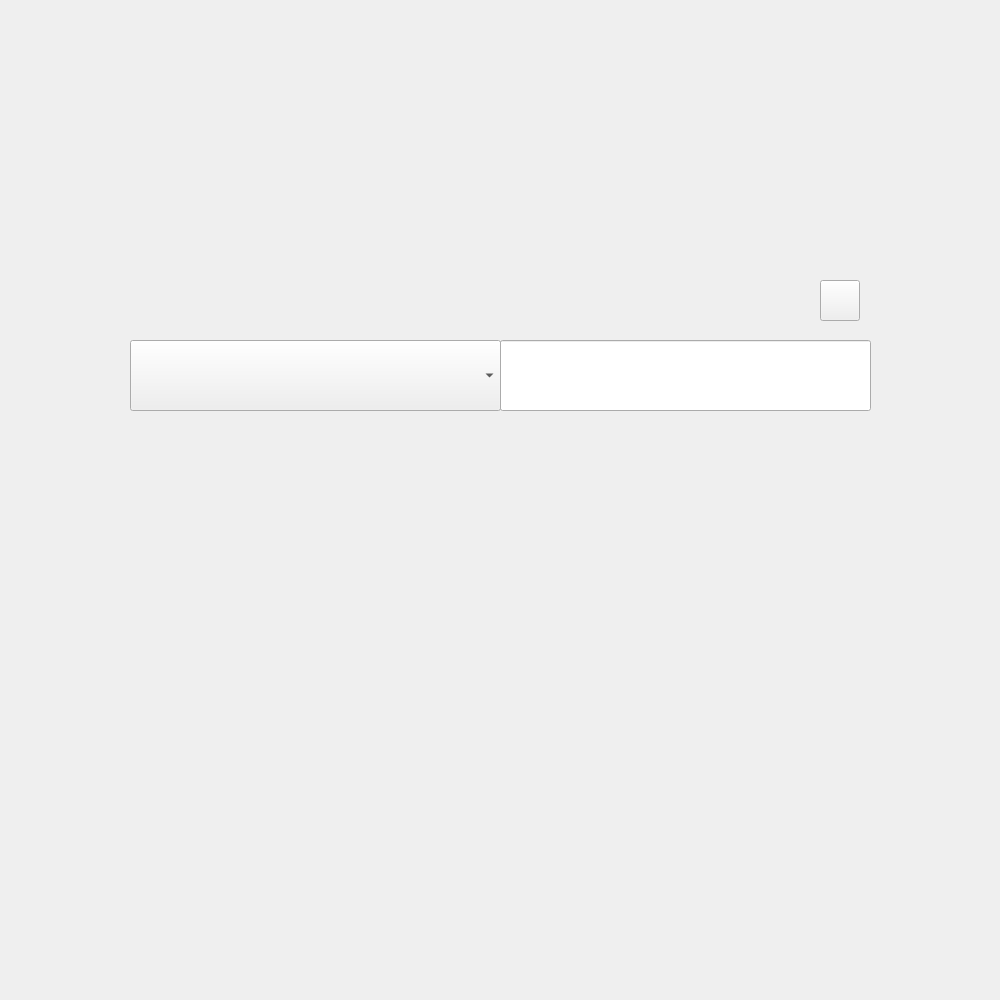
<?xml version="1.0" encoding="UTF-8"?>
<ui version="4.0">
 <class>Form</class>
 <widget class="QWidget" name="Form">
  <property name="geometry">
   <rect>
    <x>0</x>
    <y>0</y>
    <width>1000</width>
    <height>1000</height>
   </rect>
  </property>
  <property name="minimumSize">
   <size>
    <width>1000</width>
    <height>1000</height>
   </size>
  </property>
  <property name="maximumSize">
   <size>
    <width>1000</width>
    <height>1000</height>
   </size>
  </property>
  <property name="windowTitle">
   <string>OMAKASE</string>
  </property>
  <property name="windowIcon">
   <iconset>
    <normaloff>icon.ico</normaloff>icon.ico</iconset>
  </property>
  <property name="layoutDirection">
   <enum>Qt::LeftToRight</enum>
  </property>
  <property name="autoFillBackground">
   <bool>false</bool>
  </property>
  <property name="styleSheet">
   <string notr="true"/>
  </property>
  <widget class="QComboBox" name="comboBox">
   <property name="geometry">
    <rect>
     <x>130</x>
     <y>340</y>
     <width>371</width>
     <height>71</height>
    </rect>
   </property>
   <property name="font">
    <font>
     <pointsize>16</pointsize>
    </font>
   </property>
  </widget>
  <widget class="QLineEdit" name="le_keyword">
   <property name="geometry">
    <rect>
     <x>500</x>
     <y>340</y>
     <width>371</width>
     <height>71</height>
    </rect>
   </property>
   <property name="font">
    <font>
     <pointsize>15</pointsize>
    </font>
   </property>
  </widget>
  <widget class="QPushButton" name="btn_recommendation">
   <property name="geometry">
    <rect>
     <x>820</x>
     <y>280</y>
     <width>40</width>
     <height>41</height>
    </rect>
   </property>
   <property name="font">
    <font>
     <pointsize>25</pointsize>
    </font>
   </property>
   <property name="text">
    <string/>
   </property>
   <property name="icon">
    <iconset>
     <normaloff>ring.ico</normaloff>ring.ico</iconset>
   </property>
   <property name="iconSize">
    <size>
     <width>40</width>
     <height>40</height>
    </size>
   </property>
  </widget>
  <widget class="QLabel" name="lbl_recommendation">
   <property name="geometry">
    <rect>
     <x>130</x>
     <y>480</y>
     <width>741</width>
     <height>431</height>
    </rect>
   </property>
   <property name="font">
    <font>
     <pointsize>24</pointsize>
    </font>
   </property>
   <property name="text">
    <string/>
   </property>
   <property name="alignment">
    <set>Qt::AlignCenter</set>
   </property>
  </widget>
  <widget class="QLabel" name="label_2">
   <property name="geometry">
    <rect>
     <x>0</x>
     <y>0</y>
     <width>63</width>
     <height>14</height>
    </rect>
   </property>
   <property name="text">
    <string/>
   </property>
  </widget>
  <zorder>label_2</zorder>
  <zorder>comboBox</zorder>
  <zorder>le_keyword</zorder>
  <zorder>btn_recommendation</zorder>
  <zorder>lbl_recommendation</zorder>
 </widget>
 <resources/>
 <connections/>
</ui>
